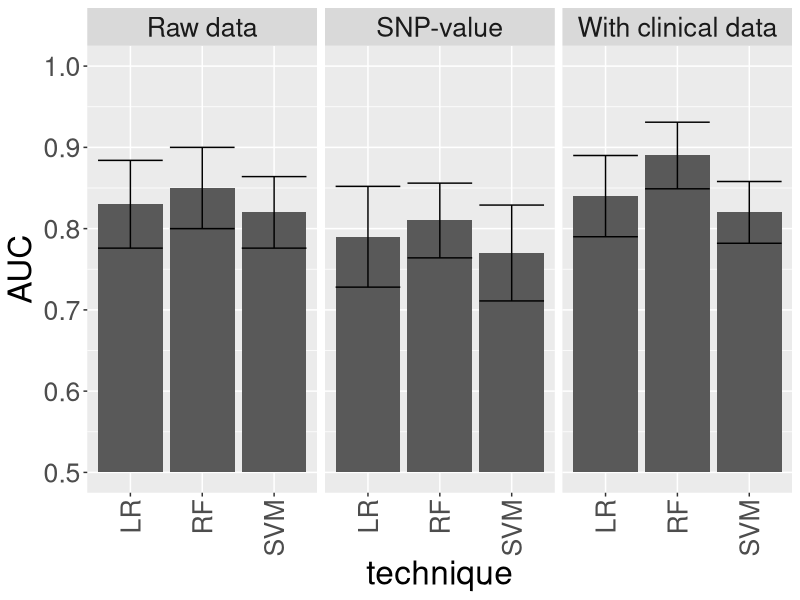

Recreate this plot in R.
# AUC, higher is better
#Scenario	RF	LR	SVM
#Raw data	0.85	0.83	0.82
#With clinical data	0.89	0.84	0.82
#SNP-value	0.81	0.79	0.77

t_auc_wide <- tibble::tribble(
  ~scenario,	          ~RF , ~LR , ~SVM,
  "Raw data",           0.85, 0.83, 0.82,
  "With clinical data", 0.89, 0.84, 0.82,
  "SNP-value",          0.81, 0.79, 0.77

)
t_auc_wide$scenario <- as.factor(t_auc_wide$scenario)
t_auc <- tidyr::pivot_longer(t_auc_wide, cols = -scenario)
names(t_auc) <- c("scenario", "technique", "auc")
t_auc$technique <- as.factor(t_auc$technique)


# error
#Scenario	RF	LR	SVM
t_error_wide <- tibble::tribble(
  ~scenario,	          ~RF , ~LR , ~SVM,
  "Raw data",           .050,	.054,	.044,
  "With clinical data", .041,	.050,	.038,
  "SNP-value",          .046,	.062,	.059
)
t_error_wide$scenario <- as.factor(t_error_wide$scenario)
t_error <- tidyr::pivot_longer(t_error_wide, cols = -scenario)
names(t_error) <- c("scenario", "technique", "auc")
t_error$technique <- as.factor(t_error$technique)

testthat::expect_equal(t_auc$scenario, t_error$scenario)
testthat::expect_equal(t_auc$technique, t_error$technique)
t_auc$ymin <- t_auc$auc - t_error$auc
t_auc$ymax <- t_auc$auc + t_error$auc

ggplot2::ggplot(t_auc, ggplot2::aes(x = technique, y = auc)) +
  ggplot2::scale_y_continuous("AUC", limits = c(0.5, 1.0), oob = scales::squish) +
  ggplot2::geom_col() +
  ggplot2::geom_errorbar(ggplot2::aes(ymin = ymin, ymax = ymax)) +
  ggplot2::facet_grid(. ~ scenario, scales = "free") +
  ggplot2::theme(
    axis.text.x = ggplot2::element_text(
      angle = 90, vjust = 0.5, hjust = 1
    ),
    text = ggplot2::element_text(size = 24)
  ) ; ggplot2::ggsave("~/odiol_et_al_2019.png", width = 7, height = 7)
